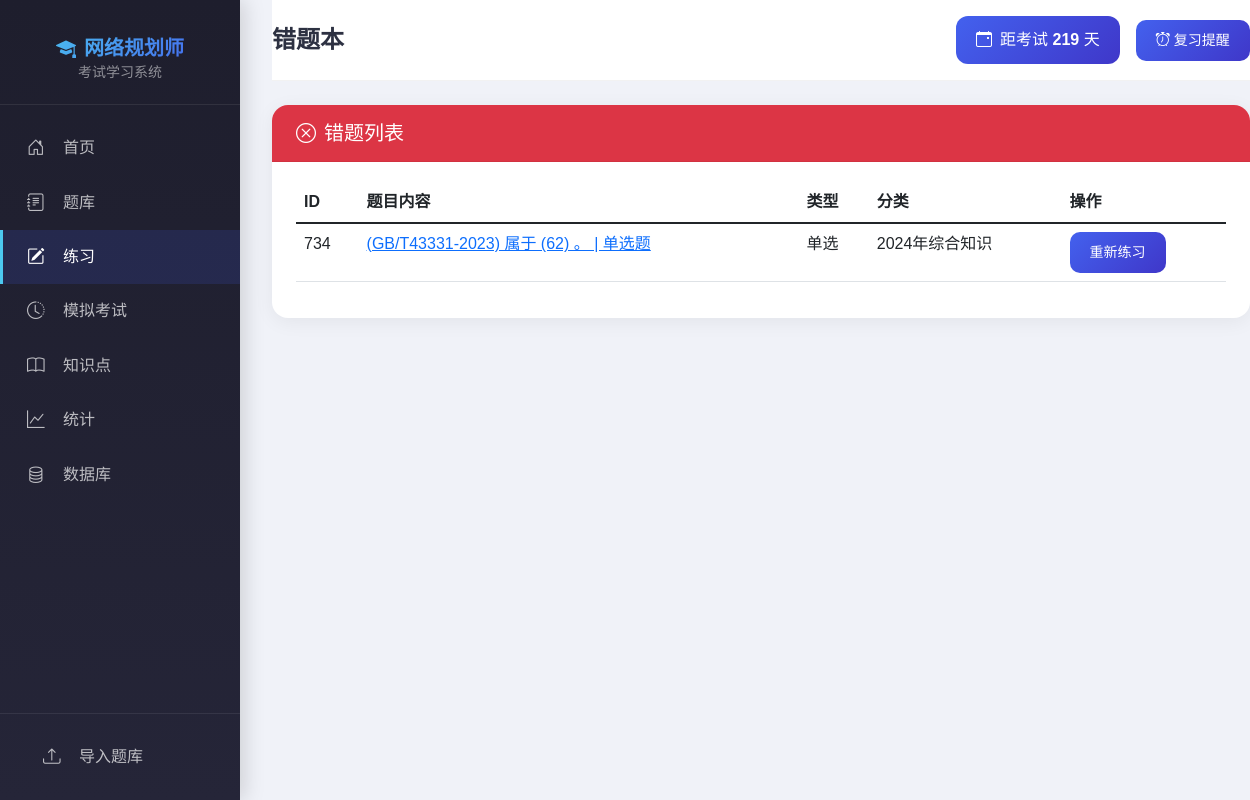
Page /practice/wrong on the committed database.
### app.py (models this page shows, shortened)
class Question(db.Model):
    __tablename__ = 'question'
    id = db.Column(db.Integer, primary_key=True)
    question_type = db.Column(db.String(20), nullable=False, index=True)  # single/multi/judge/case/essay
    content = db.Column(db.Text, nullable=False)
    options = db.Column(db.Text)
    answer = db.Column(db.Text, nullable=False)
    explanation = db.Column(db.Text)
    difficulty = db.Column(db.Integer, default=1)
    category = db.Column(db.String(50), index=True)
    tags = db.Column(db.String(200))
    created_at = db.Column(db.DateTime, default=datetime.utcnow)
    updated_at = db.Column(db.DateTime, default=datetime.utcnow, onupdate=datetime.utcnow)
    ease_factor = db.Column(db.Float, default=2.5)
    interval = db.Column(db.Integer, default=0, index=True)
    repetitions = db.Column(db.Integer, default=0, index=True)
    next_review = db.Column(db.DateTime, default=datetime.utcnow, index=True)
    last_review = db.Column(db.DateTime)
    _options_cache = None

### app.py (the view)
@app.route('/practice/wrong')
def practice_wrong():
    wrong_subquery = db.session.query(StudyRecord.question_id).filter(
        StudyRecord.is_correct == False
    ).distinct().subquery()
    questions_list = Question.query.filter(
        Question.id.in_(db.session.query(wrong_subquery))
    ).all() if db.session.query(wrong_subquery).count() > 0 else []
    return render_template('wrong_questions.html', questions=questions_list)

### templates/wrong_questions.html (shortened to what this page needs)
{% extends "base.html" %}
{% block page_title %}错题本{% endblock %}
{% block content %}
<div class="card">
    <div class="card-header bg-danger text-white">
        <h5 class="mb-0"><i class="bi bi-x-circle me-2"></i>错题列表</h5>
    </div>
    <div class="card-body">
        {% if questions %}
        <table class="table table-hover">
            <thead>
                <tr>
                    <th>ID</th>
                    <th>题目内容</th>
                    <th>类型</th>
                    <th>分类</th>
                    <th>操作</th>
                </tr>
            </thead>
            <tbody>
                {% for q in questions %}
                <tr>
                    <td>{{ q.id }}</td>
                    <td>
                        <a href="{{ url_for('question_detail', qid=q.id) }}">
                            {{ q.content[:50] }}{{ '...' if q.content|length > 50 else '' }}
                        </a>
                    </td>
                    <td>{{ '单选' if q.question_type == 'single' else '多选' if q.question_type == 'multi' else '判断' }}</td>
                    <td>{{ q.category or '-' }}</td>
                    <td>
                        <a href="{{ url_for('practice_single', qid=q.id) }}" class="btn btn-sm btn-primary">重新练习</a>
                    </td>
                </tr>
                {% endfor %}
            </tbody>
        </table>
        {% endif %}
    </div>
</div>
{% endblock %}

### templates/base.html (style rules this page uses)
:root { --primary-color: #4361ee; --secondary-color: #3f37c9; --accent-color: #4cc9f0; --dark-bg: #1a1b2e; --sidebar-bg: #1e1e2d; --card-bg: #ffffff; --text-primary: #2d3142; --text-secondary: #9094a6; }
body { font-family: 'Noto Sans SC', 'PingFang SC', 'Microsoft YaHei', sans-serif; background: #f0f2f8; color: var(--text-primary); }
.card { border: none; border-radius: 16px; box-shadow: 0 4px 20px rgba(0,0,0,0.06); transition: transform 0.3s ease, box-shadow 0.3s ease; background: var(--card-bg); overflow: hidden; }
.card-header { background: transparent; border-bottom: 1px solid rgba(0,0,0,0.05); padding: 16px 24px; font-weight: 600; }
.card-body { padding: 20px 24px; }
.btn-primary { background: linear-gradient(135deg, var(--primary-color), var(--secondary-color)); border: none; border-radius: 10px; padding: 10px 20px; font-weight: 500; transition: all 0.3s ease; }

### rows in the picture
Question: id "734", content "(GB/T43331-2023) 属于 (62) 。 | 单选题", question_type "单选", category "2024年综合知识"
